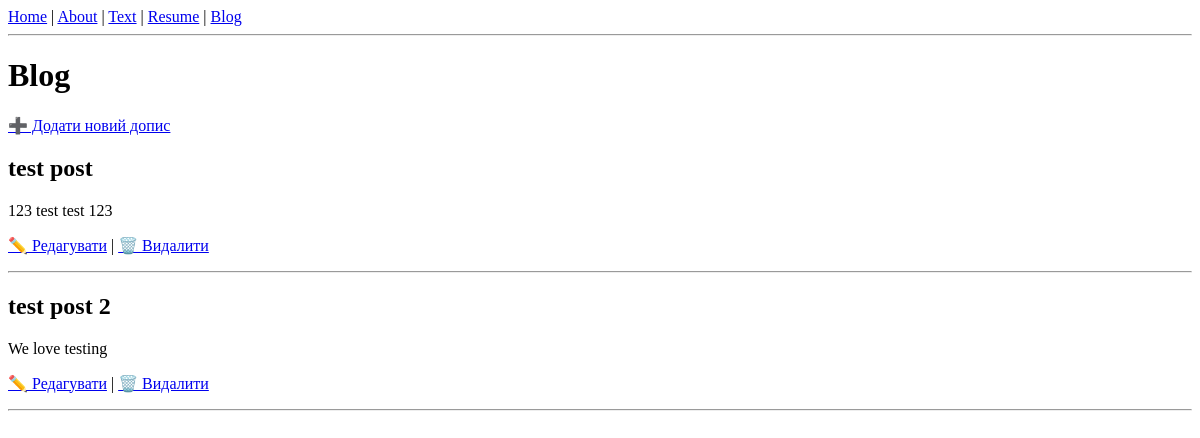
/blog/, run on an earlier commit of the app's database.
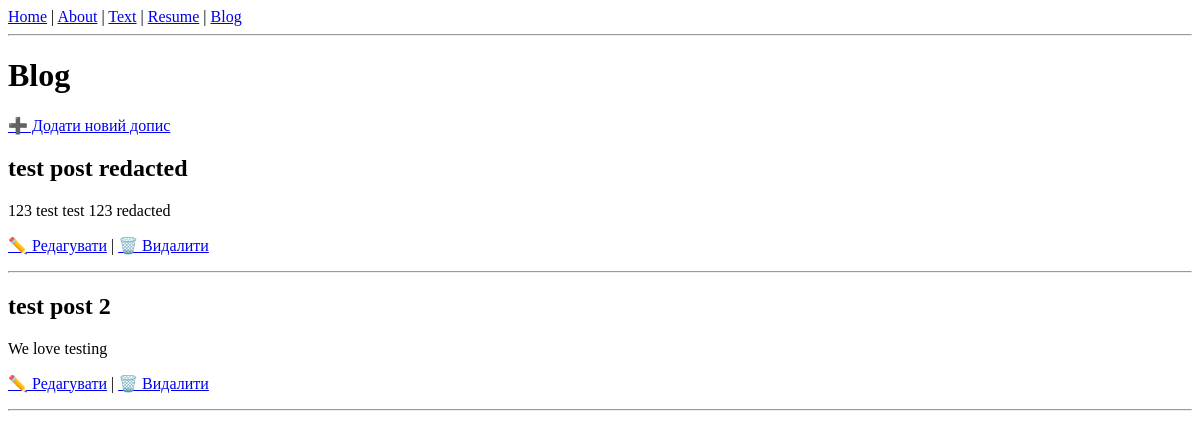
And on a later commit of the database.
### blog/models.py (models this page shows, shortened)
class Post(models.Model):
    title = models.CharField(max_length=200)
    body = models.TextField()

### blog/views.py (the view)
# urls.py: path("", BlogListView.as_view(), name="blog"),
class BlogListView(ListView):
    model = Post
    template_name = "blog.html"

### templates/blog.html
{% extends "base.html" %}
{% block content %}
<h1>Blog</h1>
<p><a href="{% url 'post_new' %}">➕ Додати новий допис</a></p>
{% for post in object_list %}
  <h2>{{ post.title }}</h2>
  <p>{{ post.body }}</p>
  <p>
    <a href="{% url 'post_edit' post.pk %}">✏️ Редагувати</a> |
    <a href="{% url 'post_delete' post.pk %}">🗑️ Видалити</a>
  </p>
  <hr>
{% empty %}
  <p>Немає дописів.</p>
{% endfor %}
{% endblock content %}

What changed in the data, as far as the page shows it:
changed Post: title "test post" → "test post redacted"; body "123 test test 123" → "123 test test 123 redacted"
